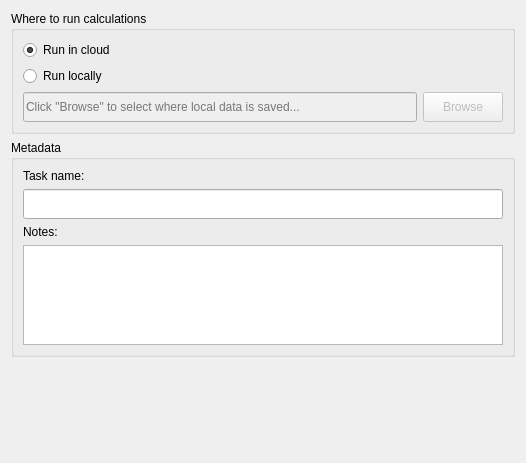
<?xml version="1.0" encoding="UTF-8"?>
<ui version="4.0">
 <class>WidgetCalculationOptions</class>
 <widget class="QWidget" name="WidgetCalculationOptions">
  <property name="geometry">
   <rect>
    <x>0</x>
    <y>0</y>
    <width>526</width>
    <height>463</height>
   </rect>
  </property>
  <property name="sizePolicy">
   <sizepolicy hsizetype="Expanding" vsizetype="Expanding">
    <horstretch>0</horstretch>
    <verstretch>0</verstretch>
   </sizepolicy>
  </property>
  <property name="windowTitle">
   <string>Form</string>
  </property>
  <layout class="QVBoxLayout" name="verticalLayout">
   <item>
    <widget class="QGroupBox" name="groupBox_where_to_run">
     <property name="title">
      <string>Where to run calculations</string>
     </property>
     <layout class="QGridLayout" name="gridLayout">
      <item row="0" column="0">
       <widget class="QRadioButton" name="radioButton_run_in_cloud">
        <property name="text">
         <string>Run in cloud</string>
        </property>
        <property name="checked">
         <bool>true</bool>
        </property>
       </widget>
      </item>
      <item row="1" column="0">
       <widget class="QRadioButton" name="radioButton_run_locally">
        <property name="text">
         <string>Run locally</string>
        </property>
       </widget>
      </item>
      <item row="2" column="0">
       <widget class="QLineEdit" name="lineEdit_local_data_folder">
        <property name="enabled">
         <bool>false</bool>
        </property>
        <property name="minimumSize">
         <size>
          <width>60</width>
          <height>30</height>
         </size>
        </property>
        <property name="readOnly">
         <bool>true</bool>
        </property>
        <property name="placeholderText">
         <string>Click &quot;Browse&quot; to select where local data is saved...</string>
        </property>
       </widget>
      </item>
      <item row="2" column="1">
       <widget class="QPushButton" name="btn_local_data_folder_browse">
        <property name="enabled">
         <bool>false</bool>
        </property>
        <property name="minimumSize">
         <size>
          <width>0</width>
          <height>30</height>
         </size>
        </property>
        <property name="maximumSize">
         <size>
          <width>80</width>
          <height>16777215</height>
         </size>
        </property>
        <property name="text">
         <string>Browse</string>
        </property>
       </widget>
      </item>
     </layout>
    </widget>
   </item>
   <item>
    <widget class="QGroupBox" name="groupBox_metadata">
     <property name="title">
      <string>Metadata</string>
     </property>
     <layout class="QVBoxLayout" name="verticalLayout_2">
      <item>
       <widget class="QLabel" name="label">
        <property name="text">
         <string>Task name:</string>
        </property>
       </widget>
      </item>
      <item>
       <widget class="QLineEdit" name="task_name">
        <property name="minimumSize">
         <size>
          <width>0</width>
          <height>30</height>
         </size>
        </property>
        <property name="maxLength">
         <number>60</number>
        </property>
       </widget>
      </item>
      <item>
       <widget class="QLabel" name="label_2">
        <property name="text">
         <string>Notes:</string>
        </property>
       </widget>
      </item>
      <item>
       <widget class="QTextEdit" name="task_notes">
        <property name="sizePolicy">
         <sizepolicy hsizetype="Expanding" vsizetype="Expanding">
          <horstretch>0</horstretch>
          <verstretch>0</verstretch>
         </sizepolicy>
        </property>
        <property name="minimumSize">
         <size>
          <width>0</width>
          <height>0</height>
         </size>
        </property>
        <property name="maximumSize">
         <size>
          <width>16777215</width>
          <height>100</height>
         </size>
        </property>
       </widget>
      </item>
     </layout>
     <zorder>task_notes</zorder>
     <zorder>task_name</zorder>
     <zorder>label_2</zorder>
     <zorder>label</zorder>
    </widget>
   </item>
   <item>
    <spacer name="verticalSpacer">
     <property name="orientation">
      <enum>Qt::Vertical</enum>
     </property>
     <property name="sizeHint" stdset="0">
      <size>
       <width>20</width>
       <height>40</height>
      </size>
     </property>
    </spacer>
   </item>
  </layout>
 </widget>
 <resources/>
 <connections/>
</ui>
